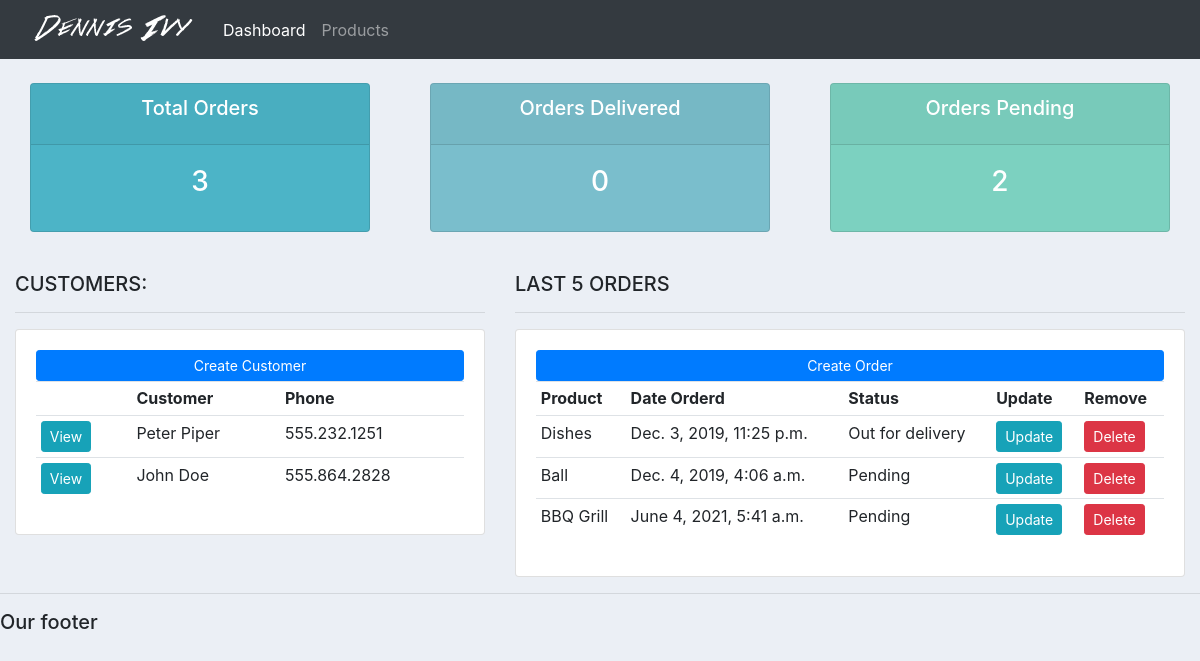
The page / on the database its author committed.
### accounts/models.py (models this page shows, shortened)
class Customer(models.Model):
	name = models.CharField(max_length=200, null=True)
	phone = models.CharField(max_length=200, null=True)
	email = models.CharField(max_length=200, null=True)
	date_created = models.DateTimeField(auto_now_add=True, null=True)

class Order(models.Model):
	STATUS = (
			('Pending', 'Pending'),
			('Out for delivery', 'Out for delivery'),
			('Delivered', 'Delivered'),
			)
	customer = models.ForeignKey(Customer, null=True, on_delete= models.SET_NULL)
	product = models.ForeignKey(Product, null=True, on_delete= models.SET_NULL)
	date_created = models.DateTimeField(auto_now_add=True, null=True)
	status = models.CharField(max_length=200, null=True, choices=STATUS)

class Product(models.Model):
	CATEGORY = (
			('Indoor', 'Indoor'),
			('Out Door', 'Out Door'),
			)
	name = models.CharField(max_length=200, null=True)
	price = models.FloatField(null=True)
	category = models.CharField(max_length=200, null=True, choices=CATEGORY)
	description = models.CharField(max_length=200, null=True, blank=True)
	date_created = models.DateTimeField(auto_now_add=True, null=True)
	tags = models.ManyToManyField(Tag)
	def __str__(self):
		return self.name

### accounts/views.py (the view)
# urls.py: path('', views.home, name="home"),                 #updated on 21/03/2021 by Chetan Dharmik
def home(request):
	orders = Order.objects.all()
	customers = Customer.objects.all()
	total_customers = customers.count()
	total_orders = orders.count()
	delivered = orders.filter(status='Delivered').count()
	pending = orders.filter(status='Pending').count()
	context = {'orders':orders, 'customers':customers,
	'total_orders':total_orders,'delivered':delivered,
	'pending':pending }
	return render(request, 'accounts/dashboard.html', context)

### accounts/templates/accounts/dashboard.html
{%  extends 'accounts/main.html' %}
{% block content %}
{%  include 'accounts/status.html' %}
<br>
<div class="row">
	<div class="col-md-5">
		<h5>CUSTOMERS:</h5>
		<hr>
		<div class="card card-body">
			<a class="btn btn-primary  btn-sm btn-block" href="">Create Customer</a>
			<table class="table table-sm">
				<tr>
					<th></th>
					<th>Customer</th>
					<th>Phone</th>
				</tr>
				{% for customer in customers %}
					<tr>
						<td><a class="btn btn-sm btn-info" href="{% url 'customer' customer.id %}">View</a></td>
						<td>{{customer.name}}</td>
						<td>{{customer.phone}}</td>
					</tr>
				{% endfor %}
			</table>
		</div>
	</div>
	<div class="col-md-7">
		<h5>LAST 5 ORDERS</h5>
		<hr>
		<div class="card card-body">
			<a class="btn btn-primary  btn-sm btn-block" href="{% url 'create_order' %}">Create Order</a>
			<table class="table table-sm">
				<tr>
					<th>Product</th>
					<th>Date Orderd</th>
					<th>Status</th>
					<th>Update</th>
					<th>Remove</th>
				</tr>
				{% for order in orders %}
					<tr>
						<td>{{order.product}}</td>
						<td>{{order.date_created}}</td>
						<td>{{order.status}}</td>
						<td><a class="btn btn-sm btn-info" href="{% url 'update_order' order.id %}">Update</a></td>
						<td><a class="btn btn-sm btn-danger" href="{% url 'delete_order' order.id %}">Delete</a></td>
					</tr>
				{% endfor %}
			</table>
		</div>
	</div>
</div>
{% endblock %}

### accounts/templates/accounts/main.html (shortened to what this page needs)
{% load static %}
<!DOCTYPE html>
<html>
<head>
	<link rel="stylesheet" href="https://stackpath.bootstrapcdn.com/bootstrap/4.3.1/css/bootstrap.min.css">
	<link rel="stylesheet" type="text/css" href="{% static '/css/main.css' %}">
</head>
<body>
	{%  include 'accounts/navbar.html' %}
	<div class="container-fluid">
	{% block content %}
	{% endblock %}
    </div>
	<hr>
	<h5>Our footer</h5>
</body>
</html>

### accounts/templates/accounts/navbar.html (shortened to what this page needs)
{% load static %}
<nav class="navbar navbar-expand-lg navbar-dark bg-dark">
 <img src="{% static 'images/logo.png' %}">
  <div class="collapse navbar-collapse" id="navbarNav">
    <ul class="navbar-nav">
      <li class="nav-item active">
        <a class="nav-link" href="{% url 'home' %}">Dashboard</a>
      </li>
      <li class="nav-item">
        <a class="nav-link" href="{% url 'products' %}">Products</a>
      </li>
    </ul>
  </div>
</nav>

### accounts/templates/accounts/status.html
<br>
<div class="row">
	<div class="col">
		<div class="col-md">
			<div class="card text-center text-white  mb-3" id="total-orders">
			  	<div class="card-header">
			  		<h5 class="card-title">Total Orders</h5>
			  	</div>
			  	<div class="card-body">
			    	<h3 class="card-title">{{total_orders}}</h3>
			  	</div>
			</div>
		</div>
	</div>
	<div class="col">
		<div class="col-md">
			<div class="card text-center text-white  mb-3" id="orders-delivered">
			  	<div class="card-header">
			  		<h5 class="card-title">Orders Delivered</h5>
			  	</div>
			  	<div class="card-body">
			    	<h3 class="card-title">{{delivered}}</h3>
			  	</div>
			</div>
		</div>
	</div>
	<div class="col">
		<div class="col-md">
			<div class="card text-center text-white  mb-3" id="orders-pending">
			  	<div class="card-header">
			  		<h5 class="card-title">Orders Pending</h5>
			  	</div>
			  	<div class="card-body">
			    	<h3 class="card-title">{{pending}}</h3>
			  	</div>
			</div>
		</div>
	</div>
</div>

### static/css/main.css (style rules this page uses)
body { background-color: #ebeff5; }
#total-orders { background-color: #4cb4c7; }
#orders-delivered { background-color: #7abecc; }
#orders-pending { background-color: #7CD1C0; }

### rows shown on the page
Customer: name "Peter Piper", phone "555.232.1251"
Customer: name "John Doe", phone "555.864.2828"
Order: product "Dishes", date_created "Dec. 3, 2019, 11:25 p.m.", status "Out for delivery"
Order: product "Ball", date_created "Dec. 4, 2019, 4:06 a.m.", status "Pending"
Order: product "BBQ Grill", date_created "June 4, 2021, 5:41 a.m.", status "Pending"

### other values the page prints
{{ total_orders }} "3"
{{ delivered }} "0"
{{ pending }} "2"
